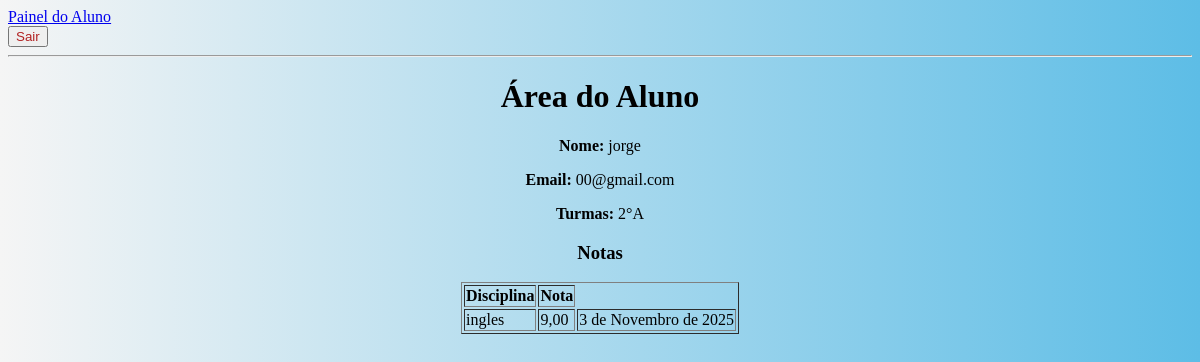
Before: /aluno/ (signed in) with the older database file.
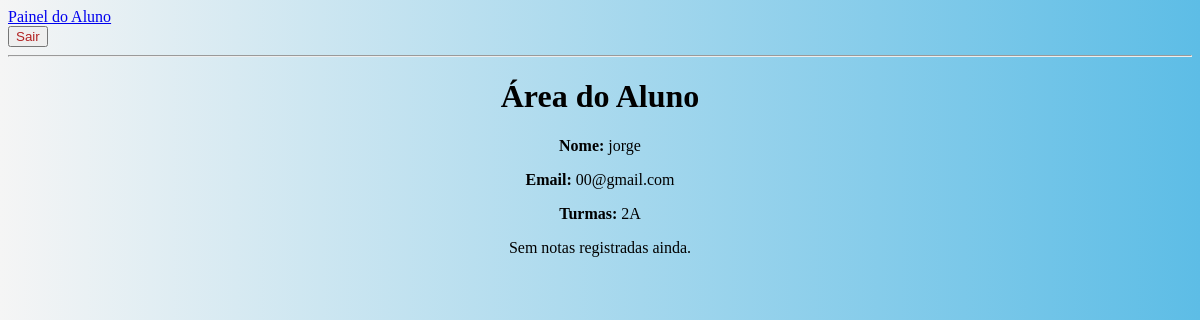
After: the same page with the newer database file.
### usuarios/models.py (models this page shows, shortened)
class Aluno(models.Model):
    user = models.OneToOneField(User, on_delete=models.CASCADE, null=True, blank=True)  # 🔹 novo campo
    nome = models.CharField(max_length=100)
    matricula = models.CharField(max_length=20, unique=True)
    email = models.EmailField(blank=True, null=True)
    turma = models.CharField(max_length=50)
    data_nascimento = models.DateField(null=True, blank=True)

class Turma(models.Model):
    nome = models.CharField(max_length=50)
    alunos = models.ManyToManyField(Aluno, related_name='turmas')
    disciplinas = models.ManyToManyField(Disciplina, related_name='turmas')

class Nota(models.Model):
    aluno = models.ForeignKey(Aluno, on_delete=models.CASCADE, related_name='notas')
    disciplina = models.ForeignKey('Disciplina', on_delete=models.CASCADE, related_name='notas')
    valor = models.DecimalField(max_digits=5, decimal_places=2)
    data_lancamento = models.DateField(auto_now_add=True)

class Disciplina(models.Model):
    nome = models.CharField(max_length=100)
    professor = models.ForeignKey(Professor, on_delete=models.CASCADE, related_name='disciplinas')

### usuarios/views.py (the view)
# urls.py: path('aluno/', views.aluno, name='aluno'),
@login_required(login_url='/login/')
@grupo_requerido("Aluno")
def aluno(request):
    try:
        aluno = Aluno.objects.get(email=request.user.email)
        notas = Nota.objects.filter(aluno=aluno)
    except Aluno.DoesNotExist:
        aluno = None
        notas = []
    return render(request, 'aluno.html', {
        'aluno': aluno,
        'notas': notas
    })

### usuarios/context_processors.py (called while the page is built)
def grupos_do_usuario(request):
    if request.user.is_authenticated:
        grupos = request.user.groups.values_list('name', flat=True)
    else:
        grupos = []
    return {
        'is_secretaria': 'Secretaria' in grupos,
        'is_professor': 'Professor' in grupos,
        'is_aluno': 'Aluno' in grupos,
        'is_coordenacao': 'Coordenacao' in grupos,
        'is_direcao': 'Direcao' in grupos,
    }

### usuarios/templates/aluno.html (shortened to what this page needs)
<body style="background: linear-gradient(to right,whitesmoke,#5dbde6);">
{% extends 'base.html' %}
{% block content %}
<h1 style="text-align:center;">Área do Aluno</h1>
{% if aluno %}
    <div style="text-align:center;">
        <p><strong>Nome:</strong> {{ aluno.nome }}</p>
        <p><strong>Email:</strong> {{ aluno.email }}</p>
        <p><strong>Turmas:</strong>
            {% for turma in aluno.turmas.all %}
                {{ turma.nome }}{% if not forloop.last %}, {% endif %}
            {% empty %}
                Nenhuma turma associada.
            {% endfor %}
        </p>
    </div>
    {% if notas %}
        <h3 style="text-align:center;">Notas</h3>
        <table border="1" style="margin:auto;">
            <tr><th>Disciplina</th><th>Nota</th></tr>
            {% for nota in notas %}
                <tr>
                    <td>{{ nota.disciplina.nome }}</td>
                    <td>{{ nota.valor }}</td>
                    <td>{{ nota.data_lancamento }}</td>
                </tr>
            {% endfor %}
        </table>
    {% else %}
        <p style="text-align:center;">Sem notas registradas ainda.</p>
    {% endif %}
{% else %}
    <p style="text-align:center;">Aluno não encontrado. Verifique seu cadastro.</p>
{% endif %}
{% endblock %}

### usuarios/templates/base.html (shortened to what this page needs)
<!DOCTYPE html>
<html lang="pt-br">
<head>
</head>
<body>
    {% if user.is_authenticated and request.resolver_match.url_name != 'login' %}
        <nav>
            <ul style="list-style-type: none; padding: 0; margin: 0;">
                {% with user.groups.all as grupos %}
                    {% for g in grupos %}
                        {% if g.name == "Secretaria" %}
                            <li><a href="{% url 'secretaria' %}">Painel da Secretaria</a></li>
                        {% elif g.name == "Professor" %}
                            <li><a href="{% url 'professor' %}">Painel do Professor</a></li>
                        {% elif g.name == "Aluno" %}
                            <li><a href="{% url 'aluno' %}">Painel do Aluno</a></li>
                        {% elif g.name == "Coordenacao" %}
                            <li><a href="{% url 'coordenacao' %}">Painel da Coordenação</a></li>
                        {% elif g.name == "Direcao" %}
                            <li><a href="{% url 'direcao' %}">Painel da Direção</a></li>
                        {% endif %}
                    {% endfor %}
                {% endwith %}
                <li>
                    <form action="{% url 'logout' %}" method="post" style="display:inline;">
                    <button type="submit" style="text-align:center; color:#B22222;">Sair</button>
                </form>
                </li>
            </ul>
        </nav>
    {% endif %}
    <hr>
    {% block content %}
    {% endblock %}
</body>
</html>

Changed rows visible on the page:
removed Nota: disciplina.nome "ingles", valor "9,00", data_lancamento "3 de Novembro de 2025"
changed Turma: nome "2°A" → "2A"
Other visible differences:
text no longer shown: "Notas Disciplina Nota"
text now shown: "Sem notas registradas ainda."
